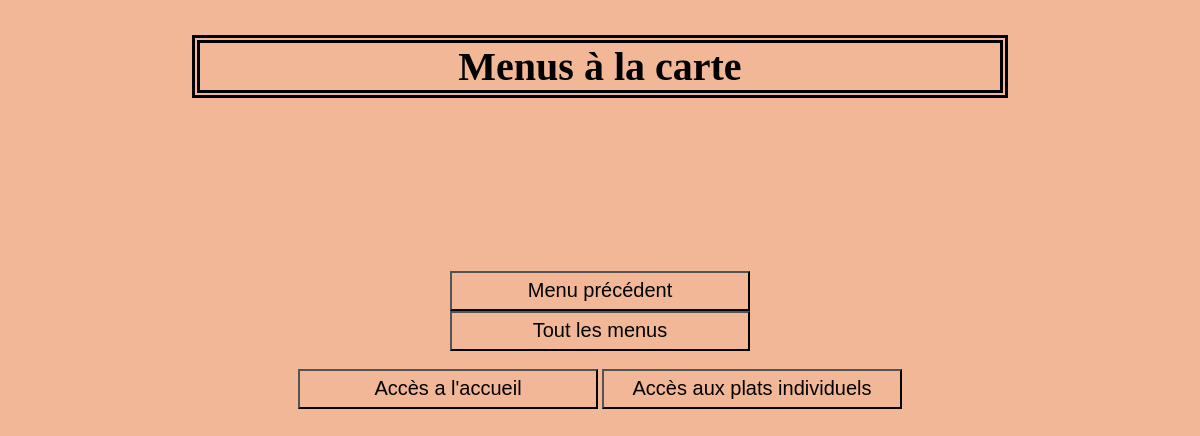
The app's page /menu1.php, older data.
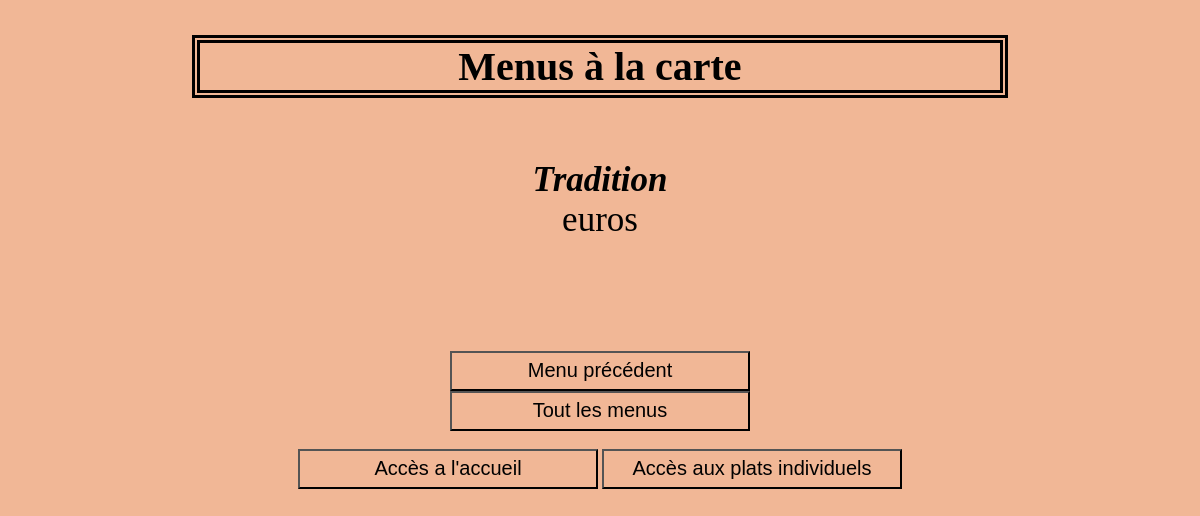
The same page, newer data.
### tables this page shows
CREATE TABLE `menu` (
  `id_menu` int(10) NOT NULL,
  `nomMenu` varchar(200) NOT NULL,
  `prix` float NOT NULL
);

### menu1.php (the view, shortened to what this page needs)
<?php
try
       {
              $bdd = new PDO('mysql:host=localhost;dbname=menu_restaurant', 'root', '');
       }
              catch (Exception $e)
       {
              die('Erreur : ' . $e->getMessage());
       }
?>
<!DOCTYPE html>
<html>
<head>
	<link rel="stylesheet" type="text/css" href='style.css'"  />
</head>
<body>
	<h1>Menus à la carte</h1>
	<br/><p class="titre"><strong><i><?php
	$requeteI = "SELECT nomMenu FROM menu WHERE nomMenu = ?";
	$req = $bdd->prepare($requeteI);
	$req->execute(['Tradition']);
	while ($donnees = $req->fetch())
		{
       		echo $donnees['nomMenu'];
		}
		?></i></strong><br/>
	<?php
	$requete8 = ("SELECT prix_menu FROM menu WHERE nomMenu = ? ");
	$req = $bdd->prepare($requete8);
	$req->execute(['Tradition']);
	while ($donnees = $req->fetch())
		{
	       echo $donnees['prix_menu'] . 'euros <br/><br/>';
		}
?>
</p>
<br/>
<br/>
	<button class="bouton"><a href="menu.php">Menu précédent</a></button>
	<br/>
	<button class="bouton"><a href="menu2.php">Tout les menus</a></button>
	<br/>
	<br/>
<button class="bouton"><a href="index.php">Accès a l'accueil</a></button>
<button class="bouton"><a href="plats.php">Accès aux plats individuels</a></button>
</body>
</html>

### style.css (style rules this page uses)
body { background-color: #F1B796; text-align: center; }
p { font-size: 25px; }
.bouton { width: 300px; height: 40px; background-color: transparent; }
a { color : black; text-decoration: none; font-size: 20px; }
h1 { border-width: 8px; display: inline-block; border-style: double; width: 800px; text-align: center; font-size: 40px; }
.titre { font-size: 35px; }

Row changes from the older to the newer data that the page shows:
now on this page (row edited): menu: nomMenu "Tradition"
